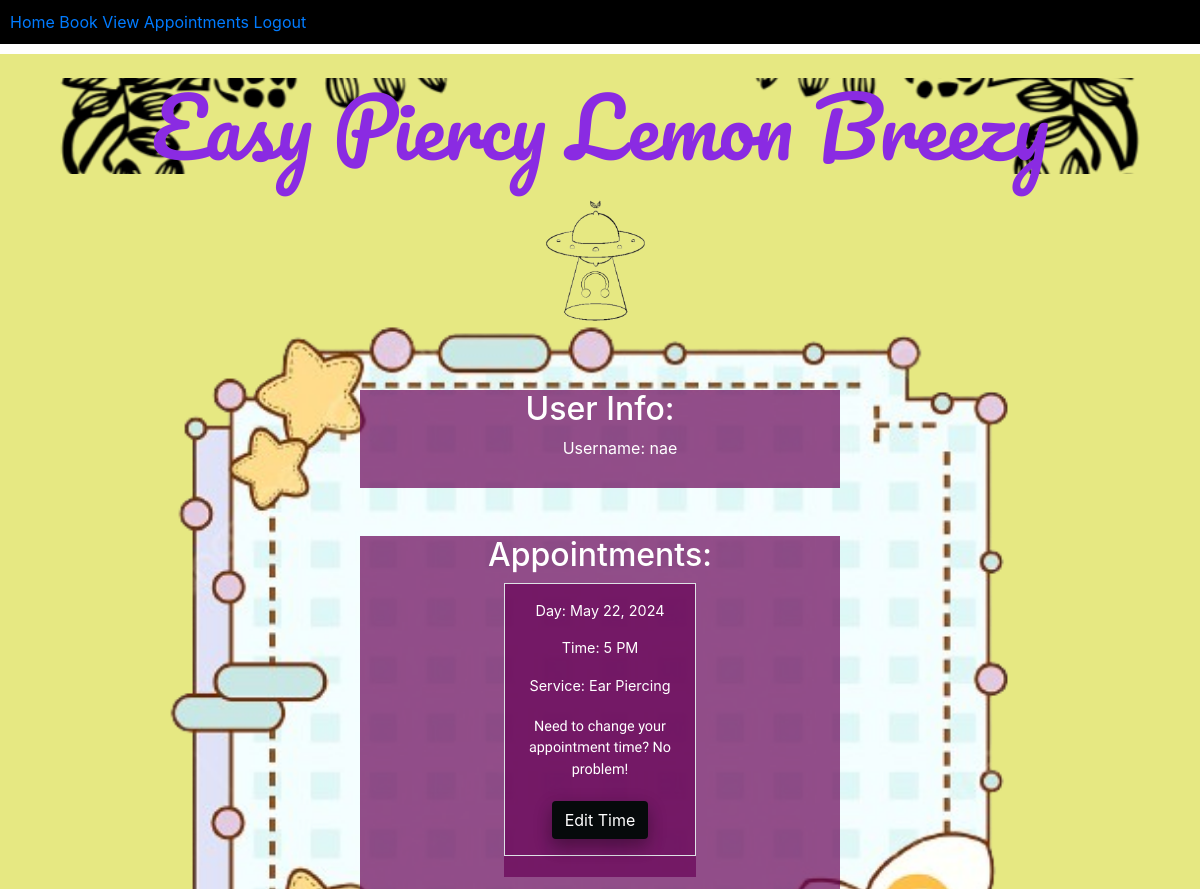
The app's page /appointments (signed in) with its own data.
### app/models.py (models this page shows, shortened)
class Appointment(models.Model):
    user = models.ForeignKey(User, on_delete=models.CASCADE, null=True, blank=True)
    service = models.CharField(max_length=50, choices=SERVICE_CHOICES, default="Ear Piercing")
    day = models.DateField(default=datetime.now)
    time = models.CharField(max_length=10, choices=TIME_CHOICES, default="3 PM")
    time_ordered = models.DateTimeField(default=datetime.now, blank=True)

### app/views.py (the view)
# urls.py: path('appointments', userApp, name='appointments'),
def userApp(request):
    user = request.user
    appointments = Appointment.objects.filter(user=user).order_by('day', 'time')
    return render(request, 'appointments.html', {
        'user': user,
        'appointments': appointments,
    })

### app/templates/appointments.html (shortened to what this page needs)
{% extends 'base.html' %}
{% block content %}
{% if user.is_authenticated %}
<div class="apps_layout">
    <h2 class="announcement_tags">User Info:</h2>
    <ul>
            <li class="list-group mt-2">Username: {{ user.username }}</li>
    </ul>
</div>
{% if appointments.count > 0 %}
<div class="mt-5 ">
    <div class="apps_layout">
        <h2 class="announcement_tags">Appointments:</h2>
    <div class="apps_layout">
        {% for appointment in appointments %}
        <div class="list-group fs-4 border p-3 mb-3">
            <p class="user_apps">Day: {{ appointment.day }}</p>
            <p class="user_apps">Time: {{ appointment.time }}</p>
            <p class="user_apps">Service: {{ appointment.service }}</p>
            <div class="user_apps">
                <p class="poetsen_two">Need to change your appointment time? No problem!</p>
                <a class="btn base_btn" href="{% url 'userUpdate' appointment.id %}">Edit Time</a>
            </div>
        </div>
        {% endfor %}
    </div>
</div>
{% endif %}
{% endif %}
{%endblock%}

### app/static/styles.css (style rules this page uses)
.announcement_tags { text-align:center; }
body, html { margin: 0; padding: 0; height: 100%; background: #e6e882 !important; }
.user_apps { border-color:white; border-width: 100%; font-size: 90%; align-items: center; }
.base_btn { background: #060a0b !important; color: white !important; border: none; color: white; padding: 15px 32px; margin-top:1%; text-align: center; border-radius: 4px; text-decoration: none; display: inline-block; box-shadow: 0 8px 16px 0 rgba(0,0,0,0.2), 0 6px 20px 0 rgba(0,0,0,0.19); }
.poetsen_two { font-family: "Poetsen One", sans-serif; font-size: 100%; font-weight: 400; font-style: normal; padding:2%; }
.apps_layout { background-color: #690358b3; color: white; text-align:center; margin-left: 30%; width: 40%; align-items: center; justify-content: center; margin-right: 30%; padding-bottom: 1%; }

### records on screen
Appointment: day "May 22, 2024", time "5 PM", service "Ear Piercing"

### other values on screen
{{ user.username }} "nae"
